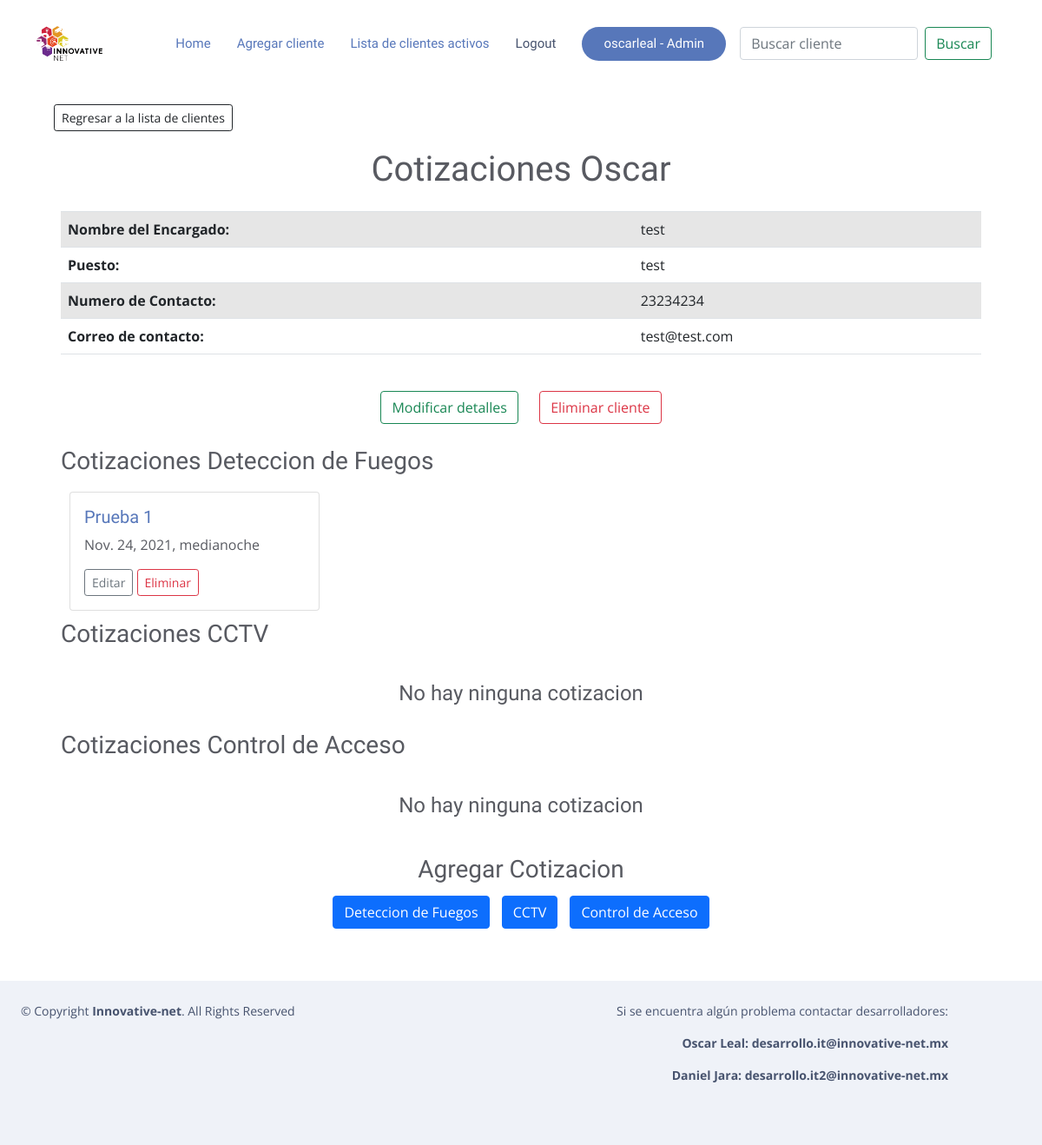
Before: /mostrar_cliente/44/ (signed in) with the older database file.
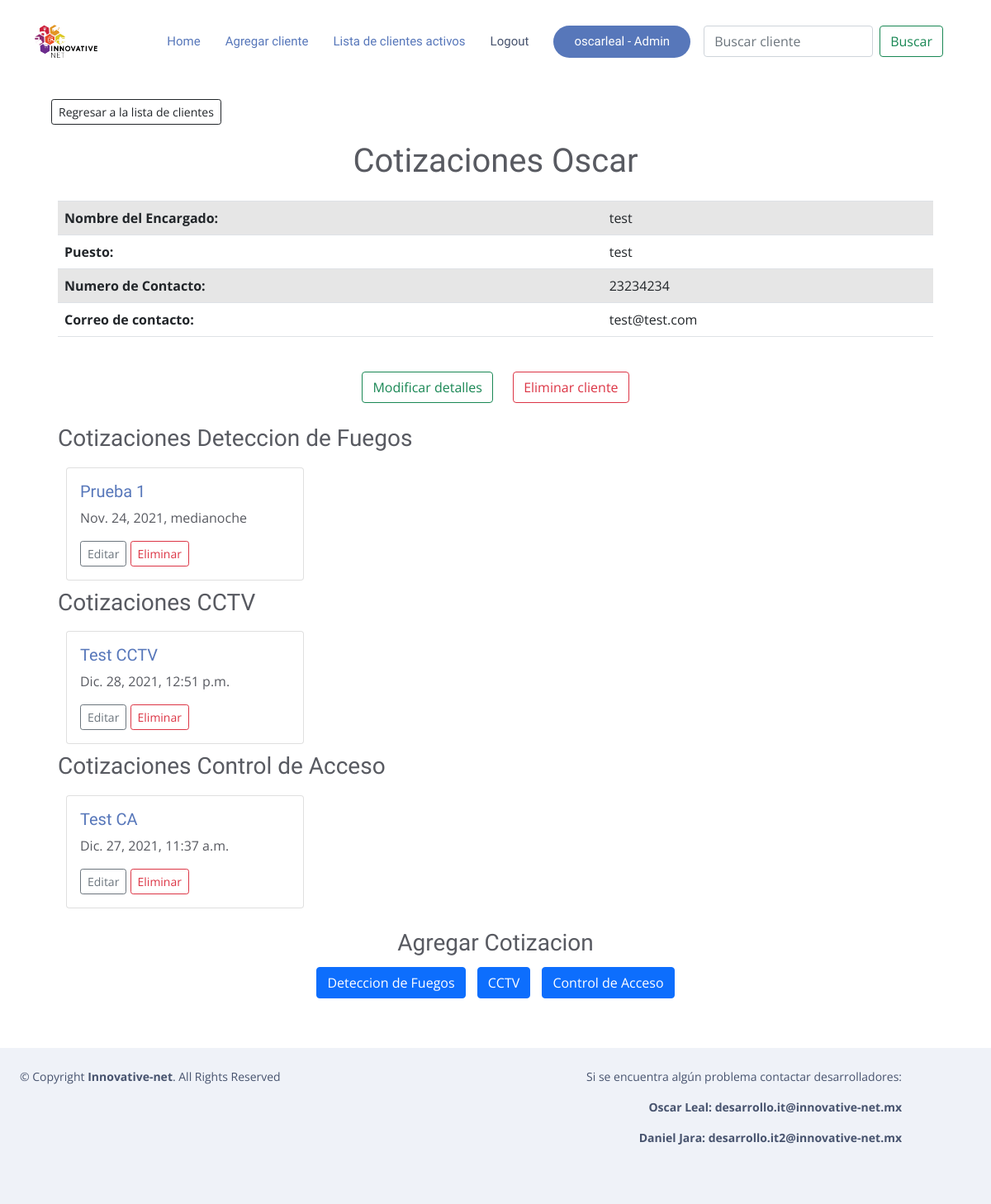
After: the same page with the newer database file.
### RPA/models.py (models this page shows, shortened)
class Cotizacion(models.Model):
    num_list = [(1,"1"),(2,"2"),(3,"3"),(4,"4"),(6,"6")]
    cliente = models.ForeignKey(Cliente, on_delete=models.CASCADE, null=True, blank=True)
    titulo = models.CharField(verbose_name="Nombre Cotizacion", null=True, blank=True,max_length=200)
    lugar_de_mantenimiento = models.CharField('Lugar en que se realizara el mantenimiento',max_length
    =120,blank=True)
    descripcion_cotizacion = models.TextField('Descripcion de la cotizacion',blank=True)
    fecha = models.DateTimeField('Fecha de realizacion de la cotizacion',blank=True,null=True, default=datetime.now())
    periodoregular = models.IntegerField('Periodicidad regular de mmto al año',choices=num_list,null=True)
    preguntaperiodoadicional = models.BooleanField('Quieres agregar periodicidad adicional a la regular?',default=False)
    periodoadicional=models.IntegerField('Periodicidad adicional a la regular',choices=num_list,null=True,blank=True)
    mantenimientos = models.ManyToManyField(Nombre_servicio,through="Mantenimiento")
    class Meta:
        ordering = ['cliente']
        verbose_name_plural = "Cotizaciones Deteccion Fuego"

class Cotizacion_CCTV(models.Model):
    num_list = [(1,"1"),(2,"2"),(3,"3"),(4,"4"),(6,"6")]
    cliente = models.ForeignKey(Cliente, on_delete=models.CASCADE, null=True, blank=True)
    titulo = models.CharField(verbose_name="Nombre Cotizacion", null=True, blank=True,max_length=200)
    lugar_de_mantenimiento = models.CharField('Lugar en que se realizara el mantenimiento',max_length
    =120,blank=True)
    descripcion_cotizacion = models.TextField('Descripcion de la cotizacion',blank=True)
    fecha = models.DateTimeField('Fecha de realizacion de la cotizacion',blank=True,null=True, default=datetime.now())
    periodoregular = models.IntegerField('Periodicidad regular de mmto al año',choices=num_list,null=True)
    preguntaperiodoadicional = models.BooleanField('Quieres agregar periodicidad adicional a la regular?',default=False)
    periodoadicional=models.IntegerField('Periodicidad adicional a la regular',choices=num_list,null=True,blank=True)
    mantenimientos = models.ManyToManyField(Nombre_servicio_CCTV,through="Mantenimiento_CCTV")
    class Meta:
        ordering = ['cliente']
        verbose_name_plural = "Cotizaciones CCTV"

class Cotizacion_CA(models.Model):
    num_list = [(1,"1"),(2,"2"),(3,"3"),(4,"4"),(6,"6")]
    cliente = models.ForeignKey(Cliente, on_delete=models.CASCADE, null=True, blank=True)
    titulo = models.CharField(verbose_name="Nombre Cotizacion", null=True, blank=True,max_length=200)
    lugar_de_mantenimiento = models.CharField('Lugar en que se realizara el mantenimiento',max_length
    =120,blank=True)
    descripcion_cotizacion = models.TextField('Descripcion de la cotizacion',blank=True)
    fecha = models.DateTimeField('Fecha de realizacion de la cotizacion',blank=True,null=True, default=datetime.now())
    periodoregular = models.IntegerField('Periodicidad regular de mmto al año',choices=num_list,null=True)
    preguntaperiodoadicional = models.BooleanField('Quieres agregar periodicidad adicional a la regular?',default=False)
    periodoadicional=models.IntegerField('Periodicidad adicional a la regular',choices=num_list,null=True,blank=True)
    mantenimientos = models.ManyToManyField(Nombre_servicio_CA,through="Mantenimiento_CA")
    class Meta:
        ordering = ['cliente']
        verbose_name_plural = "Cotizaciones CA"

### RPA/views.py (the view)
# urls.py: path('mostrar_cliente/<int:pk>/', Mostrar_Cliente.as_view(), name='mostrar_cliente'),
class Mostrar_Cliente(LoginRequiredMixin, DetailView):
    model = Cliente
    object = "cliente"
    template_name = "cliente/detalle_cliente.html"
    def get_context_data(self, **kwargs):
        ctx = super(Mostrar_Cliente, self).get_context_data(**kwargs)
        cat = kwargs.get("object")
        ctx['cotizaciones'] = Cotizacion.objects.filter(cliente = cat)
        ctx['cotizaciones_cctv'] = Cotizacion_CCTV.objects.filter(cliente = cat)
        ctx['cotizaciones_ca'] = Cotizacion_CA.objects.filter(cliente = cat)
        return ctx

### RPA/models.py (called while the page is built)
    def __str__(self):
        return self.nombre

### RPA/templates/cliente/detalle_cliente.html (shortened to what the changed rows need)
{% extends "mantenimientos/base.html" %}
{% block body %}
<div class="container">
    <div style="text-align: center;">
        <h1> Cotizaciones {{ cliente }} </h1>
    </div>
    <div class="container p-3">
        <div class="container">
            <table class="table table-striped">
                <tbody>
                    <tr>
                        <th>Nombre del Encargado: </th>
                    </tr>
                    <tr>
                        <th>Puesto: </th>
                    </tr>
                    <tr>
                        <th> Numero de Contacto: </th>
                    </tr>
                    <tr>
                        <th>Correo de contacto: </th>
                    </tr>
                </tbody>
            </table>
        </div>
        <div class="container">
            <div style="display: flex; flex-direction: row; flex-wrap: wrap">
                {% for cotizacion in cotizaciones %}
                <div class="card" style="width: 18rem; margin: 10px">
                    <div class="card-body">
                        <div style="display: flex; flex-direction: row">
                            <a href="{% url 'detalle_cotizacion' cotizacion.cliente.id cotizacion.id %}">
                                <h5 class="card-title">
                                    {{ cotizacion.titulo }}
                                </h5>
                                </a>
                        </div>
                        <p class="card-text">{{ cotizacion.fecha }}</p>
                        <a href="{% url 'modificar_cotizacion' cotizacion.id %}" class="btn btn-outline-secondary btn-sm"> Editar </a>
                        <a href="{% url 'eliminar_cotizacion' cotizacion.cliente.id cotizacion.id %}" class="btn btn-outline-danger btn-sm"> Eliminar </a>
                    </div>
                </div>
                {% empty %}
                <div class="container-fluid" style="text-align: center; margin-top: 30px; margin-bottom: 20px;">
                    <h4> No hay ninguna cotizacion </h4>
                </div>
                {% endfor %}
            </div>
            <div style="display: flex; flex-direction: row; flex-wrap: wrap">
                {% for cotizacion in cotizaciones_cctv %}
                <div class="card" style="width: 18rem; margin: 10px">
                    <div class="card-body">
                        <div style="display: flex; flex-direction: row">
                            <a href="{% url 'detalle_cotizacion_cctv' cotizacion.cliente.id cotizacion.id %}">
                                <h5 class="card-title">
                                    {{ cotizacion.titulo }}
                                </h5>
                            </a>
                        </div>
                        <p class="card-text">{{ cotizacion.fecha }}</p>
                        <a href="{% url 'modificar_cotizacion_cctv' cotizacion.id %}" class="btn btn-outline-secondary btn-sm"> Editar </a>
                        <a href="{% url 'eliminar_cotizacion_cctv' cotizacion.cliente.id cotizacion.id %}" class="btn btn-outline-danger btn-sm"> Eliminar </a>
                    </div>
                </div>
                {% empty %}
                <div class="container-fluid" style="text-align: center; margin-top: 30px; margin-bottom: 20px;">
                    <h4> No hay ninguna cotizacion </h4>
                </div>
                {% endfor %}
            </div>
            <div style="display: flex; flex-direction: row; flex-wrap: wrap">
                {% for cotizacion in cotizaciones_ca %}
                <div class="card" style="width: 18rem; margin: 10px">
                    <div class="card-body">
                        <div style="display: flex; flex-direction: row">
                            <a href="{% url 'detalle_cotizacion_ca' cotizacion.cliente.id cotizacion.id %}">
                            <h5 class="card-title">
                                {{ cotizacion.titulo }}
                            </h5>
                            </a>
                        </div>
                        <p class="card-text">{{ cotizacion.fecha }}</p>
                        <a href="{% url 'modificar_cotizacion_ca' cotizacion.id %}" class="btn btn-outline-secondary btn-sm"> Editar </a>
                        <a href="{% url 'eliminar_cotizacion_ca' cotizacion.cliente.id cotizacion.id %}" class="btn btn-outline-danger btn-sm"> Eliminar </a>
                    </div>
                </div>
                {% empty %}
                <div class="container-fluid" style="text-align: center; margin-top: 30px; margin-bottom: 20px;">
                    <h4> No hay ninguna cotizacion </h4>
                </div>
                {% endfor %}
            </div>
        </div>
    </div>
</div>
<br>
{% endblock %}

Changed rows visible on the page:
added Cotizacion_CCTV: titulo "Test CCTV", fecha "Dic. 28, 2021, 12:51 p.m."
added Cotizacion_CA: titulo "Test CA", fecha "Dic. 27, 2021, 11:37 a.m."
Other visible differences:
text no longer shown: "No hay ninguna cotizacion No hay ninguna cotizacion"
